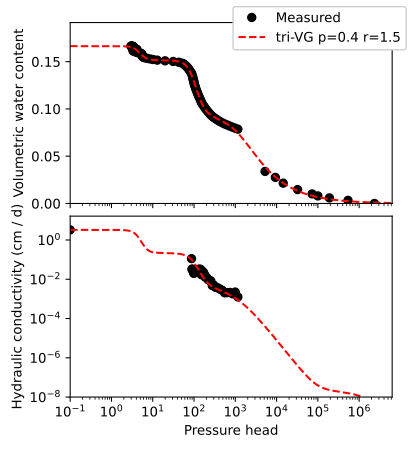

Python code for this plot:
#!/usr/bin/env python3
import numpy as np
import pandas as pd
import unsatfit

MODEL = 'tri-VG'
KS = 3.29 # Constant saturated hydraulic conductivity
MIN_H = 0.1
MAX_N = 15
SATURATED_H = 0.1

# Read data from csv file
ht = pd.read_csv('swrc.csv')
h_t = np.array(ht['h'])
theta = np.array(ht['theta'])
hk = pd.read_csv('hcc.csv')
h_k = np.array(hk['h'])
k = np.array(hk['K'])
# Add saturated point to h-K data
h_k = np.concatenate(([SATURATED_H], h_k))
k = np.concatenate(([KS], k))
# Set parameters for isothermal vapor hydraulic conductivity
f = unsatfit.Fit()
f.temperature = 20  # temperature in degree Celcius
f.convert_h = 0.01  # convert pressure head to m H2O
f.convert_theta = 1  # convert water content to volumetric fraction
f.convert_k = 0.01 / 86400  # convert hydraulic conductivity to m/s
# Get optimized WRF parameters
f.swrc = (h_t, theta)
f.unsat = (h_k, k)
f.b_a1 = f.b_a2 = f.b_a3 = (0, 1 / MIN_H)
f.b_m = (0, 1 - 1 / MAX_N)
w1, alpha1, m1, ww2, alpha2, m2, alpha3, m3 = f.get_init_vg3()
wrf = (max(theta), 0, w1, alpha1, m1, ww2, alpha2, m2, alpha3, m3, 1)
w2 = (1-w1) * ww2
n1, n2, n3 = [1 / (1 - m) for m in (m1, m2, m3)]
# Set HCF model with isothermal vapor hydraulic conductivity at 20C
model = MODEL
f.set_model(model, const=[wrf, f'Ks={KS}'], k_vapor=True)
# Show model description to optimize HCF function
print(f.model_description)
print(f'Therefore w2 = {w2:.3f} n1 = {n1:.3f} n2 = {n2:.3f} n3 = {n3:.3f}')
# Set initial parameters
p = (1, 2, 4, 6)  # Initial values of p
r = (0.5, 1, 2)  # Initial values of r
f.ini = (p, r)
# Set bound of parameters
f.b_p = (0.3, 10)  # Minimum and maximum of p
f.b_r = (0.1, 2.5)  # Minimum and maximum of q
# Optimize
f.optimize()
if not f.success:
    print(f.message)  # Show error message
    exit(1)
p, r = f.fitted  # Fitted parameters
# Show optimized HCF parameters and R2
print(f'Hydraulic conductivity parameters (Ks={KS}) and R2')
print(f.message)
# Set figure options
f.min_x_log = 0.1
f.max_x = 6.3E6
f.min_y2 = 10**(-8)
f.label_head = 'Pressure head'
f.label_theta = 'Volumetric water content'
f.label_k = 'Hydraulic conductivity (cm / d)'
f.legend_loc = 'upper right'  # Location of the legend
f.data_legend = 'Measured'
f.line_legend = f'{model} p={p:.1f} r={r:.1f}'
# Save figure
f.save_fig = True
# PDF file can be produced by changing from '.svg' to '.pdf'
f.filename = MODEL + '.svg'
f.plot()  # Draw figure
